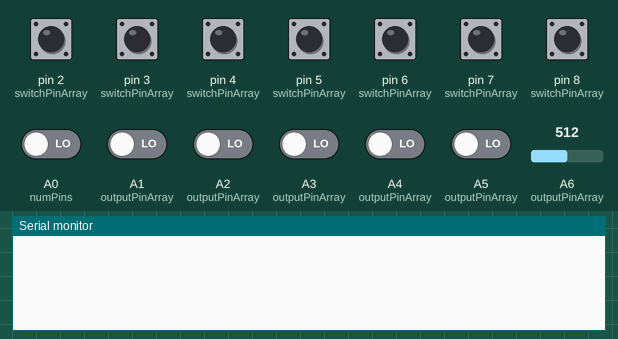
A sketch run on a simulated Arduino Nano, built with avr-gcc and run on an emulated ATmega328P. On the bench: the last lines printed to the serial monitor. The inputs (shaded band) are chosen by the test bench; at power-on: pin 2 (switchPinArray), pin 3 (switchPinArray), pin 4 (switchPinArray), pin 5 (switchPinArray), pin 6 (switchPinArray), pin 7 (switchPinArray), pin 8 (switchPinArray) HIGH, A0 (numPins), A1 (outputPinArray), A2 (outputPinArray), A3 (outputPinArray), A4 (outputPinArray), A5 (outputPinArray) LOW, A6 (outputPinArray) = 512.

Above: at 1.2 s.
1.3 s: pin 2 (switchPinArray) pulled LOW for 0.15 s
At 2.3 s:
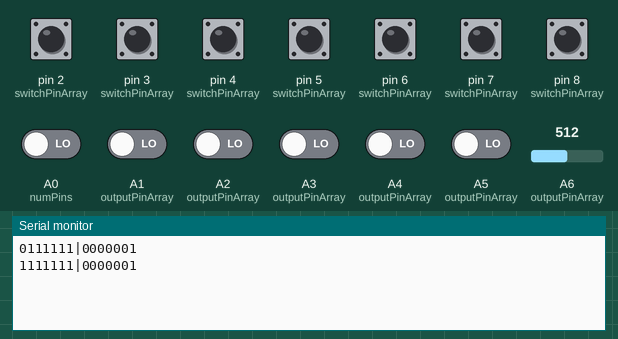
2.9 s: pin 3 (switchPinArray) pulled LOW for 0.15 s
At 3.6 s:
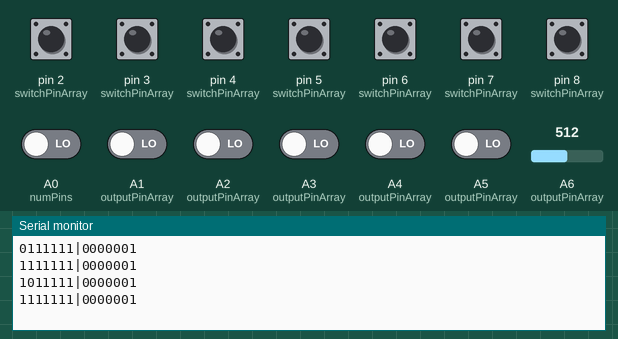
4.5 s: pin 4 (switchPinArray) pulled LOW for 0.15 s
At 5.8 s:
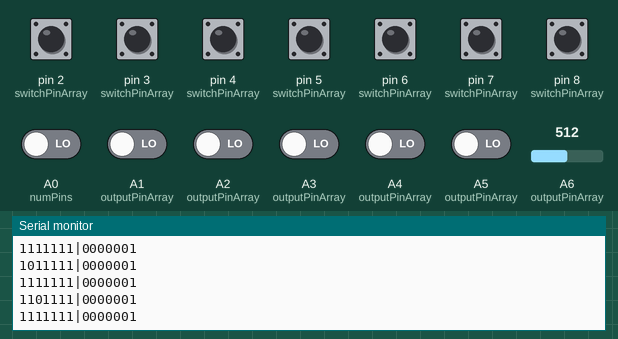
6.1 s: pin 5 (switchPinArray) pulled LOW for 0.15 s
At 7.2 s:
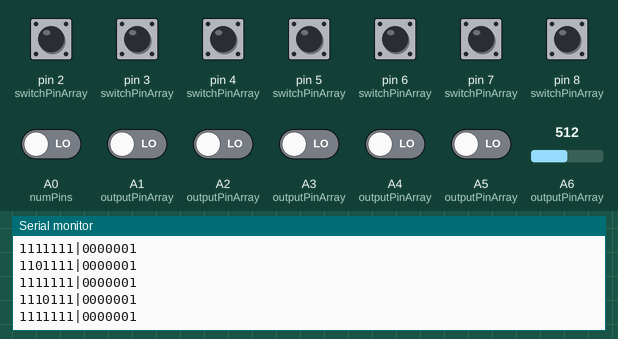
7.7 s: pin 6 (switchPinArray) pulled LOW for 0.15 s
At 8.4 s:
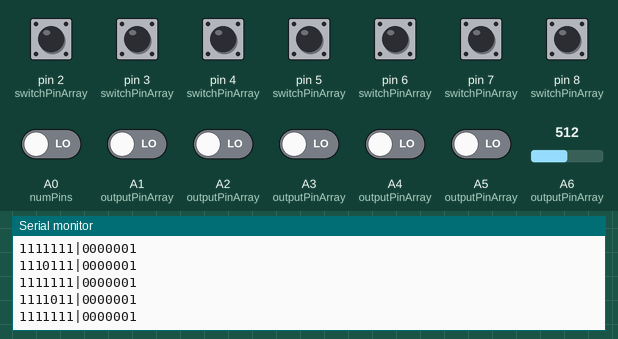
9.3 s: pin 7 (switchPinArray) pulled LOW for 0.15 s
At 10.8 s:
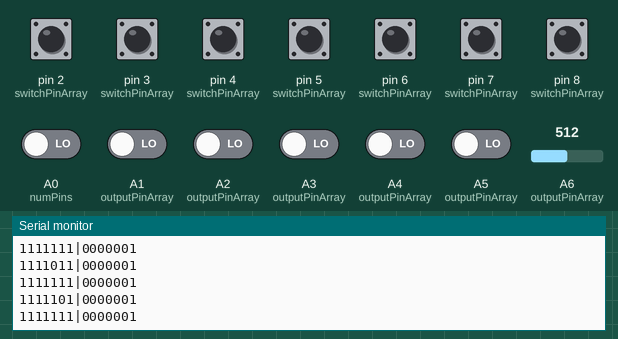
Timing chart, 0 to 11.9 s (numbered marks = the images above; inputs shaded):
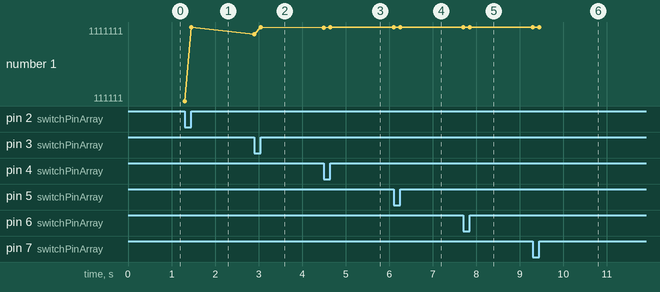

Measured:
- after the input at 1.3 s, the serial monitor: prints a new line at once (image 1)
- after the input at 2.9 s, the serial monitor: prints a new line at once (image 2)
- after the input at 4.5 s, the serial monitor: prints a new line at once (image 3)
- after the input at 6.1 s, the serial monitor: prints a new line at once (image 4)
- after the input at 7.7 s, the serial monitor: prints a new line at once (image 5)
- after the input at 9.3 s, the serial monitor: prints a new line at once (image 6)

The sketch:

7.5.ino
```cpp
// version number 5 goes with ILC software v7.5
#include <Arduino.h> // Include the Arduino library

const int numPins = 14;            // Number of digital pins inputs x 2
int currentPinStateArray[numPins]; // array for state values of pins

int lastPinStateArray[numPins / 2];
char serialDataBuffer[8]; // used as a buffer array

const unsigned long commandTimeout = 5000; // Timeout period in milliseconds
unsigned long lastCommandTime = 0;

const int switchPinArray[numPins / 2] = {2, 3, 4, 5, 6, 7, 8};        // New Pin Numbers
const int outputPinArray[numPins / 2] = {A0, A1, A2, A3, A4, A5, A6}; // New Pin Numbers
const int SwitchPowerPin = 10;                                        // new pin number
const int ClkPin = 9;

unsigned long startTime = 0.0; // used for the timing logs and such
unsigned long endTime = 0.0;

float newClockSpeed = 0.0;
bool isClockOn = false;

void setup()
{

  Serial.begin(9600); // Initialize Serial communication

  ResetSerialDataBuffer(); // Set Buffer To Null Initially
  SetAllPinsToInput();     // default to all pins as input

  pinMode(ClkPin, OUTPUT);
  setClk(2);

  resetStateArray();
  InitializeLastPinStateArray();
}

void setClk(float freq)
{
  TCCR1A = 0x41;               // Change to use COM1A1:0 bits for OCR1A (pin 9)
  TCCR1B = 0x14;               // Same as before, as we are still using Timer 1
  OCR1A = 0x7A12 / (freq * 2); // Set frequency for pin 9
  OCR1B = OCR1A * 0.5;         // This line now affects pin 10 instead of pin 9
  isClockOn = true;
}

void offClk()
{
  TCCR1A = 0x40;
  isClockOn = false;
}

void resetStateArray()
{
  for (int i = 0; i < numPins / 2; i++)
  {
    currentPinStateArray[i] = 0;
    currentPinStateArray[i + 7] = 0;
  }
}

void SetAllPinsToInput()
{
  for (int i = 0; i < numPins / 2; i++)
  { // Set All Inputs & Outputs pins to INPUT or READ mode
    pinMode(switchPinArray[i], INPUT);
    pinMode(outputPinArray[i], INPUT);
  }

  pinMode(SwitchPowerPin, OUTPUT); // Turn on Power to switches
  digitalWrite(SwitchPowerPin, HIGH);
}

void ResetSerialDataBuffer()
{

  memset(serialDataBuffer, '\0', sizeof(serialDataBuffer)); // Set Buffer To Null
}

void RequestStateLog()
{

  // Read and store each state of pin into statArray(is Printed later)
  for (int i = 0; i < numPins / 2; i++)
  {
    currentPinStateArray[i] = digitalRead(switchPinArray[i]);
    if (i != 6)
    {
      currentPinStateArray[i + 7] = digitalRead(outputPinArray[i]);
    }
    else
    {
      const int k = analogRead(outputPinArray[i]);
      int m = 0;
      if (k > 300)
      {
        m = 1;
      }
      currentPinStateArray[i + 7] = m;
    }
  }

  // Print the pin states to the Serial Monitor
  // Serial.println("    Inputs    |   Outputs   ");
  for (int i = 0; i < numPins / 2; i++)
  {
    Serial.print(currentPinStateArray[i]);
    // Serial.print(" ");
  }
  Serial.print("|");
  for (int i = 0; i < numPins / 2; i++)
  {
    Serial.print(currentPinStateArray[i + 7]);
    // Serial.print(" ");
  }
  // endTime = micros();
  Serial.println();
  // Serial.print("Finished With Operation took: ");
  // Serial.print( abs(endTime - startTime));
  // Serial.println("μs");
  // Serial.println();

  // Reset Buffer To Null, logging is called at the end of any operation

  ResetSerialDataBuffer();
  resetStateArray();
}

void SetSwitchPinsToInput()
{ // Sets switch pins to INPUT

  for (int i = 0; i < numPins / 2; i++)
  {
    digitalWrite(switchPinArray[i], LOW);
    pinMode(switchPinArray[i], INPUT);
  }
  // delay(500);
  digitalWrite(SwitchPowerPin, HIGH); // turns back on manual mode
}

void SetSwitchPinsToOutput()
{ // Set switch pins to OUTPUT

  digitalWrite(SwitchPowerPin, LOW); // turns off manual mode
  // delay(500);
  for (int i = 0; i < numPins / 2; i++)
  {
    pinMode(switchPinArray[i], OUTPUT);
  }
}

bool isValidData(const char *data)
{
  // Example validation: check data length and content
  for (int i = 0; i < 7; i++)
  {
    if (data[i] != '0' && data[i] != '1')
    {
      return false; // Invalid data
    }
  }
  return true; // Valid data
}

void ControlMode(const char data[])
{
  unsigned long entryTime = millis(); // Record the time when ControlMode was entered

  do
  {
    SetSwitchPinsToOutput();

    for (int i = 0; i < 7; ++i)
    { // Sets Switches to 1 or 0
      if (data[i] == '1')
      {
        digitalWrite(switchPinArray[i], HIGH);
      }
      else if (data[i] == '0')
      {
        digitalWrite(switchPinArray[i], LOW);
      }
    }

    RequestStateLog(); // Log the current state

    // Minimal delay or perform other necessary operations here
    // Consider reducing or removing this delay to improve responsiveness
    delay(600);

    if (Serial.available() > 0)
    {
      // If new data is available, read it and reset the entryTime
      ReadSerialData(); // Make sure this function properly populates `serialDataBuffer`
      if (isValidData(serialDataBuffer))
      {
        entryTime = millis(); // Reset entry time since we have a new command
      }
    }
    else
    {
      // If no new data, check if the timeout has elapsed
      if (millis() - entryTime >= commandTimeout)
      {
        break; // Exit the loop if the timeout has elapsed
      }
    }
  } while (true);

  SetSwitchPinsToInput(); // Make sure to set back to input mode when exiting control mode
}

void ReadSerialData()
{
  // Clear the buffer first
  memset(serialDataBuffer, '\0', sizeof(serialDataBuffer));

  // Then read new data into the buffer
  if (Serial.available() > 0)
  {
    Serial.readBytes(serialDataBuffer, sizeof(serialDataBuffer) - 1);
  }
}

void ProcessSerialData()
{

  if ((serialDataBuffer[0] == '1' || serialDataBuffer[0] == '0') && (serialDataBuffer[1] != '1' && serialDataBuffer[1] != '0'))
  {
    // startTime = micros();
    RequestStateLog();
  }

  // If data is present at 7th value IE last value then controll mode initiallizes with the said value IE inputted data
  if (serialDataBuffer[6] == '1' || serialDataBuffer[6] == '0')
  {
    // startTime = micros();
    ControlMode(serialDataBuffer);
    ResetSerialDataBuffer();
  }

  if (serialDataBuffer[0] == '#' && serialDataBuffer[6] == '\0')
    offClk();

  if (serialDataBuffer[0] == '#' && serialDataBuffer[1] == '#')
    setClk(2);
}

void InitializeLastPinStateArray()
{
  for (int i = 0; i < numPins / 2; i++)
  {
    lastPinStateArray[i] = digitalRead(switchPinArray[i]);
  }
}

void CheckForInputChanges()
{
  bool stateChanged = false;
  for (int i = 0; i < numPins / 2; i++)
  {
    int currentState = digitalRead(switchPinArray[i]);
    if (currentState != lastPinStateArray[i])
    {
      stateChanged = true;
      lastPinStateArray[i] = currentState;
    }
  }
  if (stateChanged)
  {
    RequestStateLog();
  }
}

void loop()
{
  ReadSerialData();
  ProcessSerialData();
  if (isClockOn)
    CheckForInputChanges(); // Check for input changes and send state log if changed
}
```
